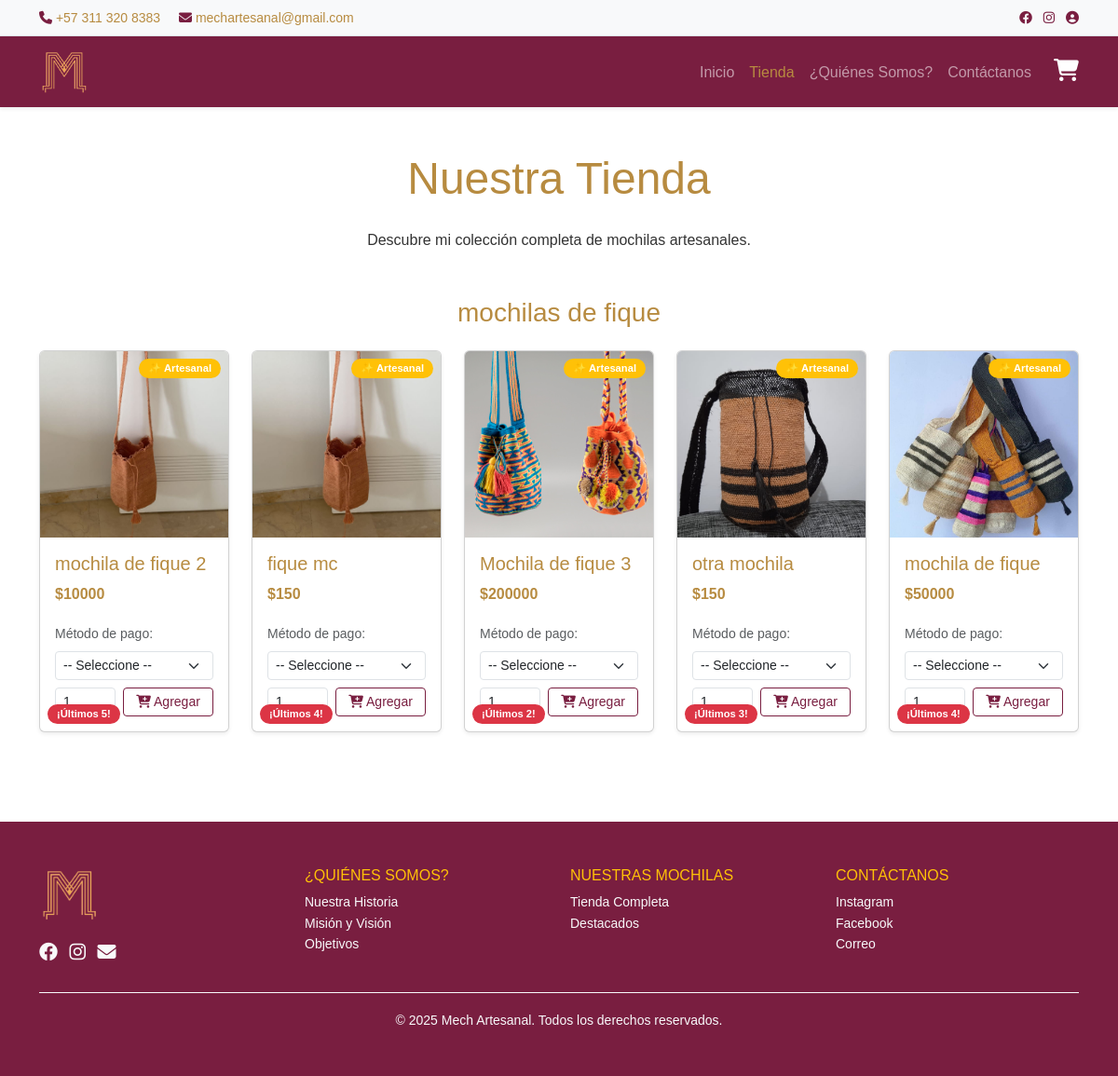
Page /tienda/ (signed in) on the committed database.
### productos/models.py (models this page shows, shortened)
class Categoria(models.Model):
    nombre = models.CharField(max_length=100)

class Producto(models.Model):
    nombre = models.CharField(max_length=200)
    descripcion = models.TextField()
    precio = models.DecimalField(max_digits=10, decimal_places=2)
    categoria = models.ForeignKey(Categoria, on_delete=models.CASCADE)
    imagen = models.ImageField(upload_to='productos/')
    stock = models.PositiveIntegerField(default=0)
    disponible = models.BooleanField(default=True)
    fecha_creacion = models.DateTimeField(auto_now_add=True)

### productos/views.py (the view)
# urls.py: path('tienda/', tienda, name='tienda'),
def tienda(request):
    categorias = Categoria.objects.all()
    productos = Producto.objects.select_related('categoria').filter(disponible=True)
    metodos_pago = MetodoPago.objects.all()
    context = {
        'categorias': categorias,
        'productos': productos,
        'metodos_pago': metodos_pago,
    }
    return render(request, 'Tienda/tienda.html', context)

### templates/Tienda/tienda.html (shortened to what this page needs)
{% load static %}
<!DOCTYPE html>
<html lang="es">
<head>
  <link
    href="https://cdn.jsdelivr.net/npm/bootstrap@5.3.2/dist/css/bootstrap.min.css"
    rel="stylesheet"
  >
  <link
    href="https://cdnjs.cloudflare.com/ajax/libs/font-awesome/6.4.0/css/all.min.css"
    rel="stylesheet"
  >
  <link rel="stylesheet" href="{% static 'Estilos-Css/Estilos-Tienda.css' %}">
</head>
<body>
  <div class="bg-light py-2 border-bottom">
    <div class="container d-flex justify-content-between small">
      <div>
        <a href="tel:+573112083383" class="me-3 text-decoration-none text-vino">
          <i class="fas fa-phone"></i> +57 311 320 8383
        </a>
        <a href="mailto:mechartesanal@gmail.com" class="text-decoration-none text-vino">
          <i class="fas fa-envelope"></i> mechartesanal@gmail.com
        </a>
      </div>
      <div>
        <a href="https://www.facebook.com/profile.php?id=100017948161298" target="_blank" class="me-2 text-vino">
          <i class="fab fa-facebook"></i>
        </a>
        <a href="https://www.instagram.com/meche_artesanias/" target="_blank" class="me-2 text-vino">
          <i class="fab fa-instagram"></i>
        </a>
        {% if user.is_authenticated %}
            <a href="{% url 'dashboard' %}" class="text-vino" title="Mi Cuenta">
              <i class="fas fa-user-circle"></i>
            </a>
        {% else %}
            <a href="{% url 'login' %}" class="text-vino" title="Iniciar Sesión">
              <i class="fas fa-user"></i>
            </a>
        {% endif %}
      </div>
    </div>
  </div>
  <header class="encabezado navbar navbar-expand-lg navbar-dark sticky-top shadow-sm" style="background-color: var(--color-principal)">
    <div class="container">
      <a class="navbar-brand" href="{% url 'pgbienvenida' %}">
        <img src="{% static 'Img/logo.png' %}" alt="Logo" height="50">
      </a>
      <div class="collapse navbar-collapse" id="navMenu">
        <ul class="navbar-nav ms-auto mb-2 mb-lg-0">
          <li class="nav-item">
            <a class="nav-link" href="{% url 'pgbienvenida' %}">Inicio</a>
          </li>
          <li class="nav-item">
            <a class="nav-link active text-vino" aria-current="page" href="{% url 'tienda' %}">Tienda</a>
          </li>
          <li class="nav-item">
            <a class="nav-link" href="{% url 'nosotros' %}">¿Quiénes Somos?</a>
          </li>
          <li class="nav-item">
            <a class="nav-link" href="{% url 'contacto' %}">Contáctanos</a>
          </li>
        </ul>
        <a href="{% url 'carrito' %}" class="position-relative text-light ms-3" title="Ver Carrito">
          <i class="fas fa-shopping-cart fs-4"></i>
        </a>
      </div>
    </div>
  </header>
  <main class="tienda py-5 bg-white">
    <div class="container">
      <h1 class="text-center display-5 mb-4 text-vino">Nuestra Tienda</h1>
      <p class="text-center mb-5">Descubre mi colección completa de mochilas artesanales.</p>
      {% for categoria in categorias %}
        <h2 class="text-center h3 my-4 text-vino">{{ categoria.nombre }}</h2>
        <section class="row row-cols-1 row-cols-sm-2 row-cols-md-3 row-cols-lg-4 row-cols-xl-5 g-4 mb-5">
            {% for producto in productos %}
                {% if producto.categoria == categoria %}
                    <div class="col">
                        <div class="card h-100 shadow-sm position-relative">
                            {% if producto.imagen %}
                                <img src="{{ producto.imagen.url }}" class="card-img-top img-producto" alt="{{ producto.nombre }}">
                            {% else %}
                                <img src="{% static 'Img/producto-default.jpg' %}" class="card-img-top img-producto" alt="{{ producto.nombre }}">
                            {% endif %}
                            <div class="card-body d-flex flex-column">
                                <h5 class="card-title text-vino">{{ producto.nombre }}</h5>
                                <p class="card-text text-vino fw-bold">${{ producto.precio|floatformat:0 }}</p>
                                <div class="mb-2">
                                    <label for="pago-{{ producto.id }}" class="form-label small text-muted">Método de pago:</label>
                                    <select id="pago-{{ producto.id }}" class="form-select form-select-sm">
                                        <option value="">-- Seleccione --</option>
                                    </select>
                                </div>
                                <div class="mt-auto d-flex gap-2">
                                    <input type="number" id="cantidad-{{ producto.id }}" name="cantidad" value="1" min="1" max="{{ producto.stock }}"
                                           class="form-control form-control-sm" style="width: 65px;" title="Cantidad (Máx: {{ producto.stock }})">
                                    <button type="button" class="btn btn-outline-vino btn-sm flex-grow-1"
                                            data-producto-id="{{ producto.id }}" {% if producto.stock <= 0 %}disabled{% endif %}>
                                        <i class="fas fa-cart-plus"></i> {% if producto.stock > 0 %}Agregar{% else %}Agotado{% endif %}
                                    </button>
                                </div>
                            </div>
                            <div class="badge bg-warning position-absolute top-0 end-0 m-2" style="font-size: 0.7rem;">
                                ✨ Artesanal
                            </div>
                            {% if producto.stock <= 5 and producto.stock > 0 %}
                               <div class="badge bg-danger position-absolute bottom-0 start-0 m-2" style="font-size: 0.7rem;">
                                   ¡Últimos {{ producto.stock }}!
                               </div>
                            {% endif %}
                        </div>
                    </div>
                {% endif %}
            {% endfor %}
        </section>
      {% empty %}
        <p class="text-center text-secondary fst-italic">
          No tengo categorías disponibles en este momento.
        </p>
      {% endfor %}
    </div>
  </main>
  <footer class="pie-pagina text-light py-5" style="background-color: var(--color-principal)">
    <div class="container">
      <div class="row gy-4">
        <div class="col-md-3 text-center text-md-start">
          <img src="{% static 'Img/logo.png' %}" alt="Logo" height="60" class="mb-3">
          <div>
            <a href="https://www.facebook.com/profile.php?id=100017948161298" target="_blank" class="text-light me-2 fs-5"><i class="fab fa-facebook"></i></a>
            <a href="https://www.instagram.com/meche_artesanias/" target="_blank" class="text-light me-2 fs-5"><i class="fab fa-instagram"></i></a>
            <a href="mailto:mechartesanal@gmail.com" class="text-light fs-5"><i class="fas fa-envelope"></i></a>
          </div>
        </div>
        <div class="col-md-3">
          <h6 class="text-warning">¿QUIÉNES SOMOS?</h6>
          <ul class="list-unstyled small">
            <li><a href="{% url 'nosotros' %}#historia" class="text-light text-decoration-none">Nuestra Historia</a></li>
            <li><a href="{% url 'nosotros' %}#mision-vision" class="text-light text-decoration-none">Misión y Visión</a></li>
            <li><a href="{% url 'nosotros' %}#objetivos" class="text-light text-decoration-none">Objetivos</a></li>
          </ul>
        </div>
        <div class="col-md-3">
          <h6 class="text-warning">NUESTRAS MOCHILAS</h6>
          <ul class="list-unstyled small">
            <li><a href="{% url 'tienda' %}" class="text-light text-decoration-none">Tienda Completa</a></li>
            <li><a href="{% url 'pgbienvenida' %}#destacados" class="text-light text-decoration-none">Destacados</a></li>
          </ul>
        </div>
        <div class="col-md-3">
          <h6 class="text-warning">CONTÁCTANOS</h6>
          <ul class="list-unstyled small">
            <li><a href="https://www.instagram.com/meche_artesanias/" target="_blank" class="text-light text-decoration-none">Instagram</a></li>
            <li><a href="https://www.facebook.com/profile.php?id=100017948161298" target="_blank" class="text-light text-decoration-none">Facebook</a></li>
            <li><a href="mailto:mechartesanal@gmail.com" class="text-light text-decoration-none">Correo</a></li>
          </ul>
        </div>
      </div>
      <div class="text-center mt-4 border-top border-light pt-3">
        <small>&copy; {% now "Y" %} Mech Artesanal. Todos los derechos reservados.</small>
      </div>
    </div>
  </footer>
</body>
</html>

### static/Estilos-Css/Estilos-Tienda.css (style rules this page uses)
:root { --color-principal: #791e40; --color-secundario: #a52b55; --color-texto: #333333; --color-claro: #ffffff; --color-fondo: #f5f5f5; --color-dorado: #b78b40; --fuente-principal: 'Arial', sans-serif; --transicion: all 0.3s ease; }
* { margin: 0; padding: 0; box-sizing: border-box; }
body { font-family: var(--fuente-principal); background-color: var(--color-fondo); color: var(--color-texto); line-height: 1.6; }
a { text-decoration: none; }
.text-vino { color: var(--color-dorado) !important; }
.btn-outline-vino { color: var(--color-principal); border-color: var(--color-principal); transition: var(--transicion); }
.img-producto { height: 200px; object-fit: cover; }
.pie-pagina { background-color: var(--color-principal); color: var(--color-claro); }
.card .badge { font-size: 0.7rem; font-weight: bold; padding: 5px 10px; border-radius: 12px; }
.bg-light a i { color: var(--color-principal) !important; }
.navbar .fa-shopping-cart { color: var(--color-claro) !important; }

### rows in the picture
Categoria: nombre "mochilas de fique"
Producto: imagen (picture), nombre "mochila de fique 2", precio "10000", shows "Agregar", stock "5"
Producto: imagen (picture), nombre "fique mc", precio "150", shows "Agregar", stock "4"
Producto: imagen (picture), nombre "Mochila de fique 3", precio "200000", shows "Agregar", stock "2"
Producto: imagen (picture), nombre "otra mochila", precio "150", shows "Agregar", stock "3"
Producto: imagen (picture), nombre "mochila de fique", precio "50000", shows "Agregar", stock "4"
